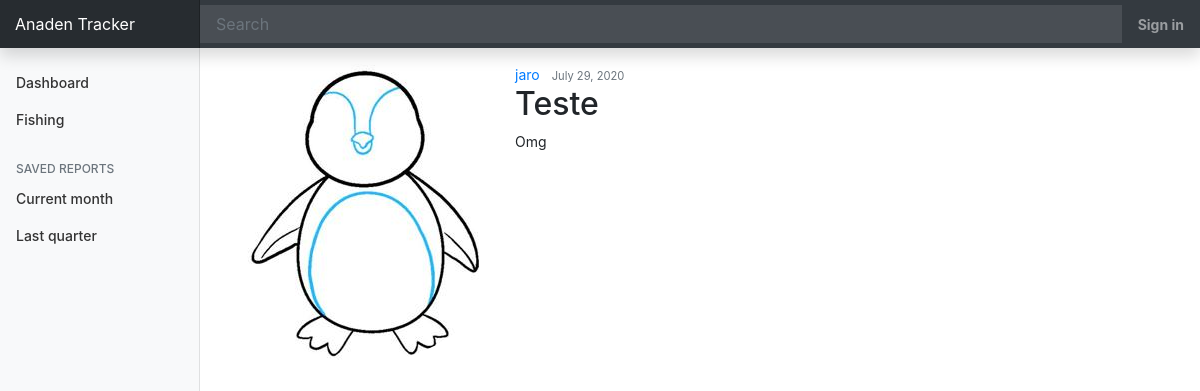
Page /blog/8/ on the committed database.
### blog/models.py (models this page shows, shortened)
class Post(models.Model):
    title = models.CharField(max_length=100)
    content = models.TextField()
    date_posted = models.DateTimeField(default=timezone.now)
    author = models.ForeignKey(User, on_delete=models.CASCADE)

### users/api/fishing/models.py (models this page shows, shortened)
class Profile(models.Model):
    user = models.OneToOneField(User, on_delete=models.CASCADE)
    image = models.ImageField(default='default.jpg', upload_to='profile_pics')
    rod = models.PositiveIntegerField(default='1')

### blog/views.py (the view)
# urls.py: path('blog/<int:pk>/', PostDetailView.as_view(), name='post-detail'),
class PostDetailView(DetailView):
    model = Post

### blog/templates/blog/post_detail.html (shortened to what this page needs)
{% extends "blog/base.html" %}
{% block content %}
  <article class="media content-section">
    <img  class="rounded-circle article-img" src="{{ object.author.profile.image.url }}" alt="">
      <div class="media-body">
          <div class="article-metadata">
            <a class="mr-2" href="#">{{ object.author }}</a>
            <small class="text-muted">{{ object.date_posted|date:"F j, Y" }}</small>
          </div>
          <h2 class="article-title">{{ object.title }}</h2>
          <p class="article-content">{{ object.content }}</p>
      </div>
  </article>
{% endblock content %}

### blog/static/blog/main.css (style rules this page uses)
body { font-size: .875rem; }

### rows in the picture
Post: author.profile.image (placeholder picture), author "jaro", date_posted "July 29, 2020", title "Teste", content "Omg"
